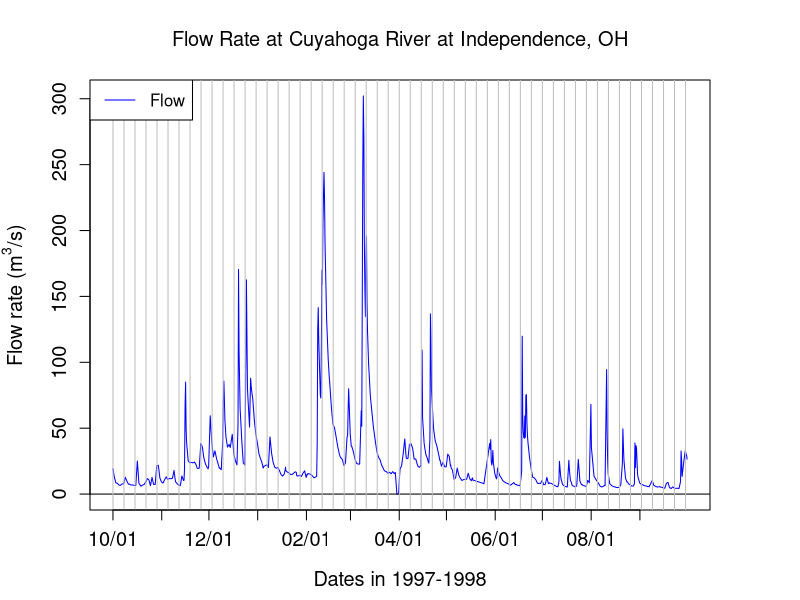

Write R code to recreate this figure.
## ---- chunk 1
knitr::opts_chunk$set(fig.height=5, fig.width=9, fig.align="center", echo = FALSE)
## ---- chunk 2

data<-read.csv(file="Lin_1h_cuyahoga_all_2008-2009_SI_ref.csv",header = TRUE) #Reads file into table format

WSarea<-707*1.60934^2 #Area of watershed in km2
WS<-"Flow Rate at Cuyahoga River at Independence, OH"
#  names(data)=c("datetime","Q","C")   # renames the columns in simpler names
  data<-as.data.frame(data)
  data$datetime<-as.POSIXct(strptime(data$datetime, "%Y-%m-%d %H:%M:%S")) # transforms characters into date values understood by R
  D<-data$datetime
  Q<-data$Q   #Defines Q as the flow value (m3/s)
  
  N=nrow(data)   #Sets N to the value equal to the number of total rows in the table
  
  # definition of the x and y axes limits
  
  startdate<-D[1]
  enddate<-D[N]
  xlim = as.POSIXct(c(startdate,enddate))  # this renders the first and last date understandable for plotting purposes
  ylimQ = c(0,max(Q))           # ylim for flow
      
  ScaleF = 1.2                  # scaling factor for size of fonts and other things
      
  y1lab<-expression("Flow rate (" * m^3 * "/s)")  # defines the label for flow
  
  par(mar=c(4.5,4.5,4,4.5))     # defines the sizes, in number of lines, for the margins (bottom, left, top, right)
  
      ltyp=c(1,2)
      
      plot(D,Q,col="blue",type="l",cex=0.1,yaxt="n",     
           lty=ltyp[1],xaxt="n",xlab="",ylab="",xlim=xlim,ylim=ylimQ)
      # we are taking all the default addition of axis tick marks and numbers out by using xaxt and yaxt = "n"
      # and setting the axis labels at nothing using xlab = "" and ylab = ""
      abline(h=0)
      abline(v=seq(startdate, enddate, by="week"),col=("grey"))
      axis.POSIXct(1, at=seq(startdate, enddate, by="month"), format="%m/%d",cex.axis=ScaleF)
      # this tells R that we want the X axis ticks and values to be displayed as dates, be added on a monthly basis,
      # using the month/day format
      axis(2,cex.axis=ScaleF)
      # this tells R that the first Y axis ticks can be displayed  (that function was repressed earlier by 'yaxt="n" ')
      par(new=TRUE)
      # this tells R that a new plot has already been opened, in other words you are telling R to keep adding things
      # on the existing plot
      
      mtext("Dates in 1997-1998",side=1,line=3,cex=ScaleF) # add in the margin the defined labels and title
      mtext(y1lab,side=2,line=3,cex=ScaleF)
      mtext(WS,side=3,line=1.5,cex=ScaleF)
      
      legend("topleft",c("Flow"),lty = c(1), col = c("blue"))

## ---- chunk 3
NO3<-data$NO3
TP<-data$TP
SRP<-data$SRP
SRPini<-data$SRP
SRPcorr<-data$SRP
SRPcorr[SRPcorr<=0]=NA
mean(na.omit(SRPcorr))
